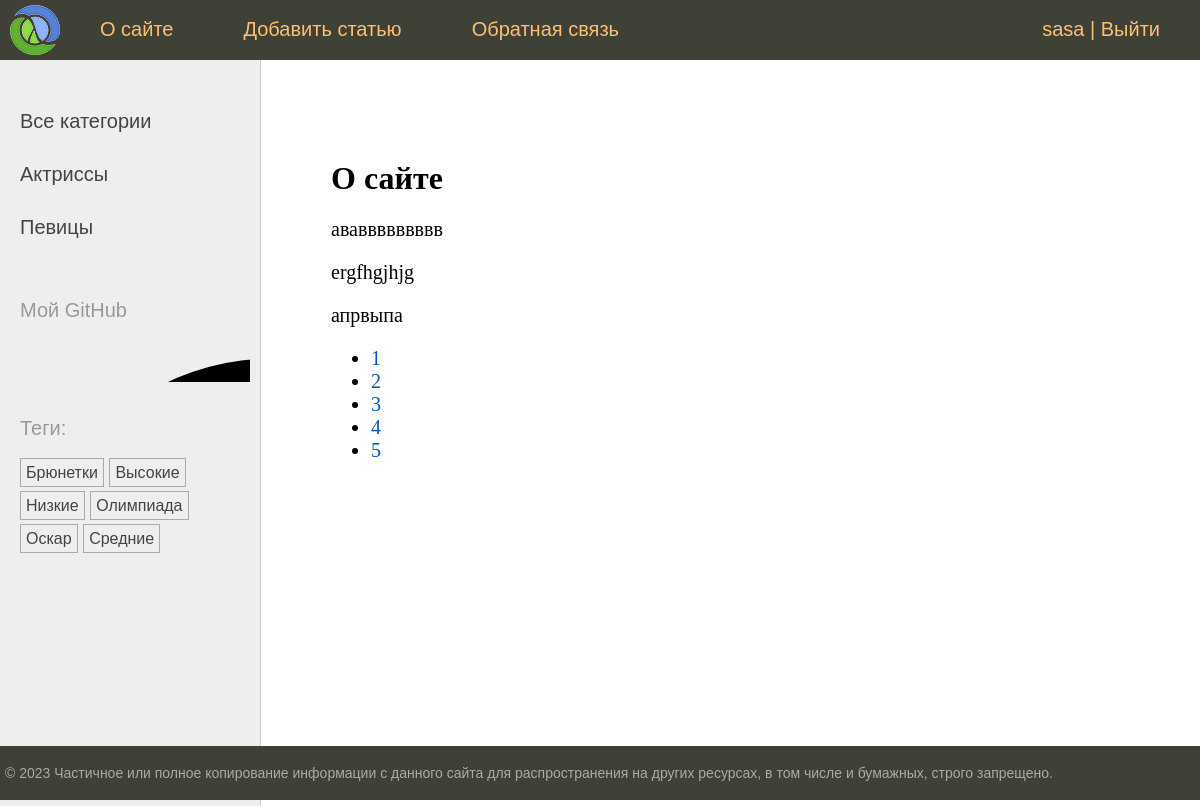
The page /about/ (signed in) on the database its author committed.
### newsline/models.py (models this page shows, shortened)
class Category(models.Model):
    name = models.CharField(max_length=100, db_index=True, verbose_name='Категория')
    slug = models.SlugField(max_length=255, unique=True, db_index=True)
    class Meta:
        verbose_name = 'Категория'
        verbose_name_plural = 'Категории'
    def get_absolute_url(self):
        return reverse('category', kwargs={'cat_slug': self.slug})

class TagPost(models.Model):
    tag = models.CharField(max_length=100, db_index=True)
    slug = models.SlugField(max_length=255, unique=True, db_index=True)
    def get_absolute_url(self):
        return reverse('tag', kwargs={'tag_slug': self.slug})

class Post(models.Model):
    class Status(models.IntegerChoices):
        DRAFT = 0, 'Черновик'
        PUBLISHED = 1, 'Опубликовано'
    title = models.CharField(max_length=255, verbose_name='Заголовок')
    slug = models.SlugField(max_length=255, unique=True, db_index=True, verbose_name='Слаг',
                            validators=[
                                MinLengthValidator(5),
                                MaxLengthValidator(255),
                            ])
    photo = models.ImageField(upload_to='photos/%Y/%m/%d', default=None, blank=True, null=True,
                              verbose_name='Фотография')
    content = models.TextField(blank=True, verbose_name='Контент')
    time_create = models.DateTimeField(auto_now_add=True, verbose_name='Время создания')
    time_update = models.DateTimeField(auto_now=True, verbose_name='Время обновления')
    is_published = models.IntegerField(choices=Status.choices, default=Status.PUBLISHED, verbose_name='Публикация')
    cat = models.ForeignKey('Category', on_delete=models.PROTECT, related_name='posts', verbose_name='Категория')
    tags = models.ManyToManyField('TagPost', blank=True, related_name='tags', verbose_name='Теги')
    husband = models.OneToOneField('Husband', on_delete=models.SET_NULL, null=True, blank=True, related_name='woman',
                                   verbose_name='Муж')
    author = models.ForeignKey(get_user_model(), on_delete=models.SET_NULL, related_name='posts', null=True,
                               default=None)
    objects = models.Manager()
    published = PublishedManager()
    def __str__(self):
        return self.title
    class Meta:
        verbose_name = 'Посты'
        verbose_name_plural = 'Посты'
        ordering = ['-time_create']
        indexes = [
            models.Index(fields=['-time_create'])
        ]

### newsline/views.py (the view)
# urls.py: path('about/', views.about, name='about'),
@login_required
def about(request):
    contact_list = Post.published.all()
    paginator = Paginator(contact_list, 3)
    page_number = request.GET.get('page')
    page_obj = paginator.get_page(page_number)
    return render(request, 'newsline/about.html',
                  {"title": 'О сайте', 'page_obj': page_obj})

### newsline/models.py (called while the page is built)
    def get_queryset(self):
        return super().get_queryset().filter(is_published=1)

### newsline/templatetags/newsline_tags.py (called while the page is built)
@register.inclusion_tag('newsline/list_categories.html')
def show_categories(cat_selected=0):
    cats = Category.objects.annotate(total=Count('posts')).filter(total__gt=0)
    return {'cats': cats, 'cat_selected': cat_selected}

@register.inclusion_tag('newsline/list_tags.html')
def show_all_tags():
    return {'tags': TagPost.objects.annotate(total=Count('tags')).filter(total__gt=0)}

### users/context_processors.py (called while the page is built)
def get_news_context(request):
    return {'mainmenu': menu}

### newsline/templates/newsline/about.html
{% extends 'base.html' %}
{% block content %}
<h1>{{ title }}</h1>
{% for item in page_obj %}
<p>{{ item}}</p>
{% endfor %}
<nav>
    <ul>
        {% for p in page_obj.paginator.page_range %}
        <li>
            <a href="?page={{ p }}">{{p}}</a>
        </li>
        {% endfor %}
    </ul>
</nav>
{% endblock %}

### templates/base.html (shortened to what this page needs)
{% load static %}
{% load newsline_tags %}
<!DOCTYPE html>
<html>
<head>
	<link type="text/css" href="{% static 'newsline/css/styles.css' %}" rel="stylesheet" />
</head>
<body>
<table class="table-page" border=0 cellpadding="0" cellspacing="0">
<tr><td valign=top>
{% block mainmenu %}
		<div class="header">
			<ul id="mainmenu" class="mainmenu">
			<li class="logo"><a href="{% url 'home' %}"><div class="logo"></div></a></li>
{% for m in mainmenu %}
	<li><a href="{% url m.url_name %}">{{m.title}}</a></li>
{% endfor %}
{% if user.is_authenticated %}
    <li class="last"> {{user.username}} | <a href="{% url 'users:logout' %}">Выйти</a></li>
{% else %}
    <li class="last"><a href="{% url 'users:login' %}">Войти</a> | <a href="{% url 'users:register' %}">Регистрация</a></li>
{% endif %}
			</ul>
		</div>
{% endblock mainmenu %}
<table class="table-content" border=0 cellpadding="0" cellspacing="0">
<tr>
	<td valign="top" class="left-chapters">
	<ul id="leftchapters">
		{% if cat_selected == 0 %}
		<li class="selected">Все категории</li>
		{% else %}
		<li><a href="{% url 'home' %}">Все категории</a></li>
		{% endif %}
		{% show_categories cat_selected %}
		<li class="share">
		<p>Мой GitHub</p>
		<a class="share-gt" href="https://github.com/SashaKarpo" target="_blank" rel="nofollow"></a>
		</li>
		<li>{%show_all_tags%}</li>
	</ul>
</td>
<td valign="top" class="content">
	<div class="content-text">
{% block content %}
{% endblock %}
	</div>
</td></tr></table>
</td></tr>
<tr><td valign=top>
	<div id="footer">
		<p>&copy; 2023 Частичное или полное копирование информации с данного сайта для распространения на других ресурсах, в том числе и бумажных, строго запрещено.</p>
	</div>
</td></tr></table>
</body>
</html>

### newsline/templates/newsline/list_categories.html
{% for cat in cats %}
{% if cat.id == cat_selected %}
<li class="selected">{{cat.name}}</li>
{% else %}
<li><a href="{{ cat.get_absolute_url }}">{{cat.name}}</a></li>
{% endif %}
{% endfor %}

### newsline/templates/newsline/list_tags.html
{% if tags %}
<p>Теги:</p>
<ul class="tags-list">
    {% for t in tags %}
    <li><a href="{{t.get_absolute_url}}">{{t.tag}}</a></li>
    {%endfor%}
</ul>
{% endif %}

### newsline/static/newsline/css/styles.css (style rules this page uses)
html, body { font-family: 'Arial'; margin: 0; padding: 0; height: 100%; width: 100%; color: #444; }
a { color: #0059b2; text-decoration: none; }
.table-page { width: 100%; height: 100%; vertical-align: top; }
.table-page tr { height: 100%; }
.header { background: #3F4137; height: 60px; }
.logo { background: url('../images/logo.png') no-repeat 10px 5px; width: 70px; height: 60px; }
ul.mainmenu { list-style: none; margin: 0; padding: 0; height: 60px; color: #fdc073; font-size: 20px; overflow: hidden; }
ul.mainmenu li { float: left; margin: 18px 40px 0 30px; }
ul.mainmenu li.logo { margin: 0; }
ul.mainmenu li.last { float: right; }
ul.mainmenu li a { color: #fdc073; text-decoration: none; }
.table-content { width: 100%; min-height: 100%; height: 100%; }
.left-chapters { margin: 0; background: #eee; border-right: 1px solid #ccc; }
.left-chapters ul { width: 230px; margin: 0; padding: 20px 10px 10px 20px; list-style: none; font-size: 20px; }
.left-chapters ul li { margin: 30px 0 0 0; color: #999; }
.left-chapters ul li a { color: #444; text-decoration: none; }
.left-chapters ul li.share { margin: 60px 0 0 0; }
.left-chapters ul li.share p { margin: 30px 0 30px 0; }
.left-chapters ul li.share a { display: inline-block; width: 40px; height: 40px; margin: 0 20px 0 0; }
.left-chapters ul li.share a.share-gt { width: 100%; height: 30px; background: url('../images/25231.png') no-repeat 0 0 }
ul.tags-list { width: 100%; margin: 0; padding: 0; list-style: none; }
ul.tags-list li { margin: 0; padding: 0 0 10px; display: inline-block; }
ul.tags-list li a { padding: 5px; font-size: 16px; border: 1px solid #aaa; }
.content { padding: 40px 20px 20px 40px; width: 100%; box-sizing: border-box; }
.content-text { margin: 60px 0 0 30px; color: #000; font-size: 20px; font-family: Yandex Sans Display Light; }
.content-text h1 { font-size: 32px; }
#footer { box-sizing: border-box; background: #3F4137; padding: 5px; color: #aaa; font-size: 14px; font-family: Verdana, Geneva, Arial, Helvetica; text-align: left; overflow: hidden; }

### rows shown on the page
Category: name "Актриссы"
Category: name "Певицы"
TagPost: tag "Брюнетки"
TagPost: tag "Высокие"
TagPost: tag "Низкие"
TagPost: tag "Олимпиада"
TagPost: tag "Оскар"
TagPost: tag "Средние"
Post: title "ававвввввввв"
Post: title "ergfhgjhjg"
Post: title "апрвыпа"

### other values the page prints
{{ m.title }} "О сайте" "Добавить статью" "Обратная связь"
{{ user.username }} "sasa"
{{ title }} "О сайте"
{{ p }} "1" "2" "3" "4" "5"
